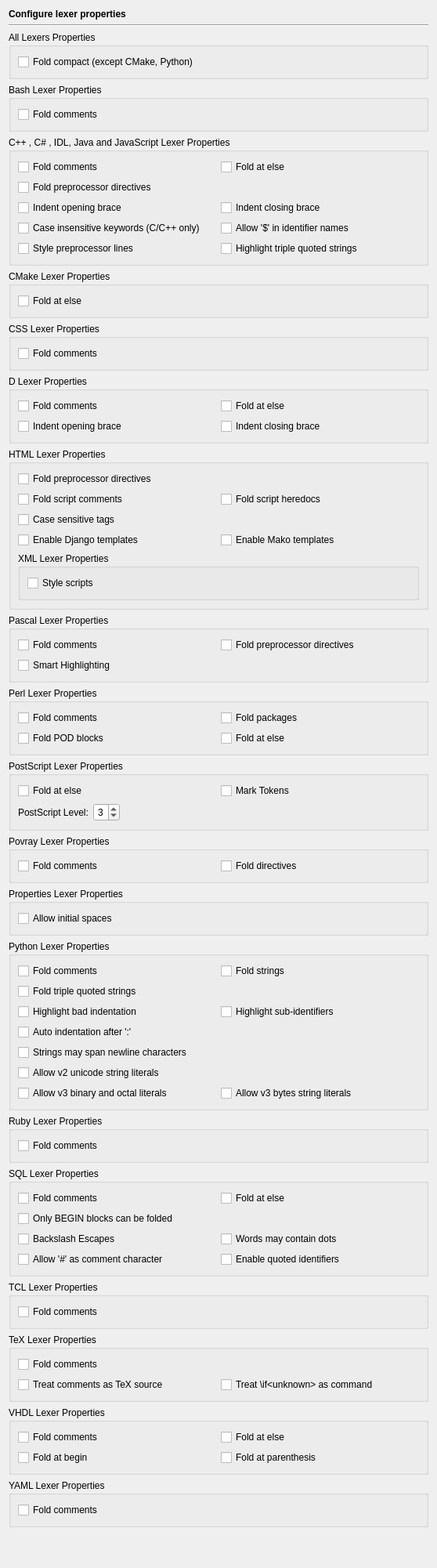
<?xml version="1.0" encoding="UTF-8"?>
<ui version="4.0">
 <class>EditorPropertiesPage</class>
 <widget class="QWidget" name="EditorPropertiesPage">
  <property name="geometry">
   <rect>
    <x>0</x>
    <y>0</y>
    <width>558</width>
    <height>2001</height>
   </rect>
  </property>
  <layout class="QVBoxLayout" name="verticalLayout">
   <item>
    <widget class="QLabel" name="headerLabel">
     <property name="text">
      <string>&lt;b&gt;Configure lexer properties&lt;/b&gt;</string>
     </property>
    </widget>
   </item>
   <item>
    <widget class="Line" name="line4">
     <property name="frameShape">
      <enum>QFrame::HLine</enum>
     </property>
     <property name="frameShadow">
      <enum>QFrame::Sunken</enum>
     </property>
     <property name="orientation">
      <enum>Qt::Horizontal</enum>
     </property>
    </widget>
   </item>
   <item>
    <widget class="QGroupBox" name="groupBox_2">
     <property name="title">
      <string>All Lexers Properties</string>
     </property>
     <layout class="QVBoxLayout">
      <item>
       <widget class="QCheckBox" name="allFoldCompactCheckBox">
        <property name="toolTip">
         <string>Select to include trailing blank lines in a fold block</string>
        </property>
        <property name="text">
         <string>Fold compact (except CMake, Python)</string>
        </property>
       </widget>
      </item>
     </layout>
    </widget>
   </item>
   <item>
    <widget class="QGroupBox" name="groupBox">
     <property name="title">
      <string>Bash Lexer Properties</string>
     </property>
     <layout class="QVBoxLayout">
      <item>
       <widget class="QCheckBox" name="foldBashCommentCheckBox">
        <property name="toolTip">
         <string>Select whether folding of comments shall be possible</string>
        </property>
        <property name="text">
         <string>Fold comments</string>
        </property>
       </widget>
      </item>
     </layout>
    </widget>
   </item>
   <item>
    <widget class="QGroupBox" name="groupBox_3">
     <property name="title">
      <string>C++ , C# , IDL, Java and JavaScript Lexer Properties</string>
     </property>
     <layout class="QGridLayout" name="gridLayout_5">
      <item row="0" column="0">
       <widget class="QCheckBox" name="foldCppCommentCheckBox">
        <property name="toolTip">
         <string>Select whether folding of comments shall be possible</string>
        </property>
        <property name="text">
         <string>Fold comments</string>
        </property>
       </widget>
      </item>
      <item row="0" column="1">
       <widget class="QCheckBox" name="foldCppAtElseCheckBox">
        <property name="toolTip">
         <string>Select whether folding at else statement should be possible</string>
        </property>
        <property name="text">
         <string>Fold at else</string>
        </property>
       </widget>
      </item>
      <item row="1" column="0">
       <widget class="QCheckBox" name="foldCppPreprocessorCheckBox">
        <property name="toolTip">
         <string>Select whether folding of preprocessor directives shall be possible</string>
        </property>
        <property name="text">
         <string>Fold preprocessor directives</string>
        </property>
       </widget>
      </item>
      <item row="2" column="0">
       <widget class="QCheckBox" name="cppIndentOpeningBraceCheckBox">
        <property name="toolTip">
         <string>Select, whether the line containing the opening brace should be indented</string>
        </property>
        <property name="text">
         <string>Indent opening brace</string>
        </property>
       </widget>
      </item>
      <item row="2" column="1">
       <widget class="QCheckBox" name="cppIndentClosingBraceCheckBox">
        <property name="toolTip">
         <string>Select, whether the line containing the closing brace should be indented</string>
        </property>
        <property name="text">
         <string>Indent closing brace</string>
        </property>
       </widget>
      </item>
      <item row="3" column="0">
       <widget class="QCheckBox" name="cppCaseInsensitiveCheckBox">
        <property name="toolTip">
         <string>Select to use case insensitive keywords</string>
        </property>
        <property name="text">
         <string>Case insensitive keywords (C/C++ only)</string>
        </property>
       </widget>
      </item>
      <item row="3" column="1">
       <widget class="QCheckBox" name="cppDollarAllowedCheckBox">
        <property name="toolTip">
         <string>Select to allow '$' characters in identifier names</string>
        </property>
        <property name="text">
         <string>Allow '$' in identifier names</string>
        </property>
       </widget>
      </item>
      <item row="4" column="0">
       <widget class="QCheckBox" name="cppStylePreprocessorCheckBox">
        <property name="toolTip">
         <string>Select to style preprocessor lines</string>
        </property>
        <property name="text">
         <string>Style preprocessor lines</string>
        </property>
       </widget>
      </item>
      <item row="4" column="1">
       <widget class="QCheckBox" name="cppHighlightTripleQuotedCheckBox">
        <property name="toolTip">
         <string>Select to highlight triple quoted strings</string>
        </property>
        <property name="text">
         <string>Highlight triple quoted strings</string>
        </property>
       </widget>
      </item>
     </layout>
    </widget>
   </item>
   <item>
    <widget class="QGroupBox" name="groupBox_7">
     <property name="title">
      <string>CMake Lexer Properties</string>
     </property>
     <layout class="QGridLayout">
      <item row="0" column="0">
       <widget class="QCheckBox" name="cmakeFoldAtElseCheckBox">
        <property name="toolTip">
         <string>Select whether folding at else statement should be possible</string>
        </property>
        <property name="text">
         <string>Fold at else</string>
        </property>
       </widget>
      </item>
     </layout>
    </widget>
   </item>
   <item>
    <widget class="QGroupBox" name="groupBox_4">
     <property name="title">
      <string>CSS Lexer Properties</string>
     </property>
     <layout class="QVBoxLayout">
      <item>
       <widget class="QCheckBox" name="foldCssCommentCheckBox">
        <property name="toolTip">
         <string>Select whether folding of comments shall be possible</string>
        </property>
        <property name="text">
         <string>Fold comments</string>
        </property>
       </widget>
      </item>
     </layout>
    </widget>
   </item>
   <item>
    <widget class="QGroupBox" name="groupBox_6">
     <property name="title">
      <string>D Lexer Properties</string>
     </property>
     <layout class="QGridLayout" name="_7">
      <item row="1" column="1">
       <widget class="QCheckBox" name="dIndentClosingBraceCheckBox">
        <property name="toolTip">
         <string>Select, whether the line containing the closing brace should be indented</string>
        </property>
        <property name="text">
         <string>Indent closing brace</string>
        </property>
       </widget>
      </item>
      <item row="1" column="0">
       <widget class="QCheckBox" name="dIndentOpeningBraceCheckBox">
        <property name="toolTip">
         <string>Select, whether the line containing the opening brace should be indented</string>
        </property>
        <property name="text">
         <string>Indent opening brace</string>
        </property>
       </widget>
      </item>
      <item row="0" column="1">
       <widget class="QCheckBox" name="foldDAtElseCheckBox">
        <property name="toolTip">
         <string>Select whether folding at else statement should be possible</string>
        </property>
        <property name="text">
         <string>Fold at else</string>
        </property>
       </widget>
      </item>
      <item row="0" column="0">
       <widget class="QCheckBox" name="foldDCommentCheckBox">
        <property name="toolTip">
         <string>Select whether folding of comments shall be possible</string>
        </property>
        <property name="text">
         <string>Fold comments</string>
        </property>
       </widget>
      </item>
     </layout>
    </widget>
   </item>
   <item>
    <widget class="QGroupBox" name="groupBox_10">
     <property name="title">
      <string>HTML Lexer Properties</string>
     </property>
     <layout class="QGridLayout" name="gridLayout_7">
      <item row="0" column="0">
       <widget class="QCheckBox" name="foldHtmlPreprocessorCheckBox">
        <property name="toolTip">
         <string>Select whether folding of preprocessor directives shall be possible</string>
        </property>
        <property name="text">
         <string>Fold preprocessor directives</string>
        </property>
       </widget>
      </item>
      <item row="1" column="0">
       <widget class="QCheckBox" name="foldHtmlScriptCommentsCheckBox">
        <property name="toolTip">
         <string>Select to enable folding of script comments</string>
        </property>
        <property name="text">
         <string>Fold script comments</string>
        </property>
       </widget>
      </item>
      <item row="1" column="1">
       <widget class="QCheckBox" name="foldHtmlScriptHereDocsCheckBox">
        <property name="toolTip">
         <string>Select to enable folding of script heredocs</string>
        </property>
        <property name="text">
         <string>Fold script heredocs</string>
        </property>
       </widget>
      </item>
      <item row="2" column="0">
       <widget class="QCheckBox" name="htmlCaseSensitiveTagsCheckBox">
        <property name="toolTip">
         <string>Select whether HTML tags should be case sensitive</string>
        </property>
        <property name="text">
         <string>Case sensitive tags</string>
        </property>
       </widget>
      </item>
      <item row="3" column="0">
       <widget class="QCheckBox" name="htmlDjangoCheckBox">
        <property name="toolTip">
         <string>Select to enable support for Django templates</string>
        </property>
        <property name="text">
         <string>Enable Django templates</string>
        </property>
       </widget>
      </item>
      <item row="3" column="1">
       <widget class="QCheckBox" name="htmlMakoCheckBox">
        <property name="toolTip">
         <string>Select to enable support for Mako templates</string>
        </property>
        <property name="text">
         <string>Enable Mako templates</string>
        </property>
       </widget>
      </item>
      <item row="4" column="0" colspan="2">
       <widget class="QGroupBox" name="xmlGroup">
        <property name="title">
         <string>XML Lexer Properties</string>
        </property>
        <layout class="QGridLayout" name="gridLayout_6">
         <item row="0" column="0">
          <widget class="QCheckBox" name="xmlSyleScriptsCheckBox">
           <property name="toolTip">
            <string>Select to enable styling of scripts</string>
           </property>
           <property name="text">
            <string>Style scripts</string>
           </property>
          </widget>
         </item>
        </layout>
       </widget>
      </item>
     </layout>
    </widget>
   </item>
   <item>
    <widget class="QGroupBox" name="pascalGroup">
     <property name="title">
      <string>Pascal Lexer Properties</string>
     </property>
     <layout class="QGridLayout" name="gridLayout">
      <item row="0" column="0">
       <widget class="QCheckBox" name="foldPascalCommentCheckBox">
        <property name="toolTip">
         <string>Select whether folding of comments shall be possible</string>
        </property>
        <property name="text">
         <string>Fold comments</string>
        </property>
       </widget>
      </item>
      <item row="0" column="1">
       <widget class="QCheckBox" name="foldPascalPreprocessorCheckBox">
        <property name="toolTip">
         <string>Select whether folding of preprocessor directives shall be possible</string>
        </property>
        <property name="text">
         <string>Fold preprocessor directives</string>
        </property>
       </widget>
      </item>
      <item row="1" column="0">
       <widget class="QCheckBox" name="pascalSmartHighlightingCheckBox">
        <property name="toolTip">
         <string>Select to enable smart highlighting of keywords</string>
        </property>
        <property name="text">
         <string>Smart Highlighting</string>
        </property>
       </widget>
      </item>
     </layout>
    </widget>
   </item>
   <item>
    <widget class="QGroupBox" name="groupBox_9">
     <property name="title">
      <string>Perl Lexer Properties</string>
     </property>
     <layout class="QGridLayout" name="gridLayout_4">
      <item row="0" column="0">
       <widget class="QCheckBox" name="foldPerlCommentCheckBox">
        <property name="toolTip">
         <string>Select whether folding of comments shall be possible</string>
        </property>
        <property name="text">
         <string>Fold comments</string>
        </property>
       </widget>
      </item>
      <item row="0" column="1">
       <widget class="QCheckBox" name="foldPerlPackagesCheckBox">
        <property name="toolTip">
         <string>Select to enable folding of Perl packages</string>
        </property>
        <property name="text">
         <string>Fold packages</string>
        </property>
       </widget>
      </item>
      <item row="1" column="0">
       <widget class="QCheckBox" name="foldPerlPODBlocksCheckBox">
        <property name="toolTip">
         <string>Select to enable folding of Perl POD blocks</string>
        </property>
        <property name="text">
         <string>Fold POD blocks</string>
        </property>
       </widget>
      </item>
      <item row="1" column="1">
       <widget class="QCheckBox" name="foldPerlAtElseCheckBox">
        <property name="toolTip">
         <string>Select whether folding at else statement should be possible</string>
        </property>
        <property name="text">
         <string>Fold at else</string>
        </property>
       </widget>
      </item>
     </layout>
    </widget>
   </item>
   <item>
    <widget class="QGroupBox" name="postscriptGroup">
     <property name="title">
      <string>PostScript Lexer Properties</string>
     </property>
     <layout class="QGridLayout" name="gridLayout_2">
      <item row="0" column="0">
       <widget class="QCheckBox" name="psFoldAtElseCheckBox">
        <property name="toolTip">
         <string>Select whether folding at else statement should be possible</string>
        </property>
        <property name="text">
         <string>Fold at else</string>
        </property>
       </widget>
      </item>
      <item row="0" column="1">
       <widget class="QCheckBox" name="psMarkTokensCheckBox">
        <property name="toolTip">
         <string>Select to mark tokens</string>
        </property>
        <property name="text">
         <string>Mark Tokens</string>
        </property>
       </widget>
      </item>
      <item row="1" column="0" colspan="2">
       <layout class="QHBoxLayout" name="horizontalLayout">
        <item>
         <widget class="QLabel" name="label">
          <property name="text">
           <string>PostScript Level:</string>
          </property>
         </widget>
        </item>
        <item>
         <widget class="QSpinBox" name="psLevelSpinBox">
          <property name="toolTip">
           <string>Select the PostScript level</string>
          </property>
          <property name="alignment">
           <set>Qt::AlignRight|Qt::AlignTrailing|Qt::AlignVCenter</set>
          </property>
          <property name="minimum">
           <number>1</number>
          </property>
          <property name="maximum">
           <number>9</number>
          </property>
          <property name="value">
           <number>3</number>
          </property>
         </widget>
        </item>
        <item>
         <spacer name="horizontalSpacer">
          <property name="orientation">
           <enum>Qt::Horizontal</enum>
          </property>
          <property name="sizeHint" stdset="0">
           <size>
            <width>40</width>
            <height>20</height>
           </size>
          </property>
         </spacer>
        </item>
       </layout>
      </item>
     </layout>
    </widget>
   </item>
   <item>
    <widget class="QGroupBox" name="groupBox_5">
     <property name="title">
      <string>Povray Lexer Properties</string>
     </property>
     <layout class="QGridLayout" name="_8">
      <item row="0" column="1">
       <widget class="QCheckBox" name="foldPovrayDirectivesCheckBox">
        <property name="toolTip">
         <string>Select whether folding of directives shall be possible</string>
        </property>
        <property name="text">
         <string>Fold directives</string>
        </property>
       </widget>
      </item>
      <item row="0" column="0">
       <widget class="QCheckBox" name="foldPovrayCommentCheckBox">
        <property name="toolTip">
         <string>Select whether folding of comments shall be possible</string>
        </property>
        <property name="text">
         <string>Fold comments</string>
        </property>
       </widget>
      </item>
     </layout>
    </widget>
   </item>
   <item>
    <widget class="QGroupBox" name="groupBox_13">
     <property name="title">
      <string>Properties Lexer Properties</string>
     </property>
     <layout class="QVBoxLayout" name="_2">
      <item>
       <widget class="QCheckBox" name="propertiesInitialSpacesCheckBox">
        <property name="toolTip">
         <string>Select to allow initial spaces in a line</string>
        </property>
        <property name="text">
         <string>Allow initial spaces</string>
        </property>
       </widget>
      </item>
     </layout>
    </widget>
   </item>
   <item>
    <widget class="QGroupBox" name="groupBox_8">
     <property name="title">
      <string>Python Lexer Properties</string>
     </property>
     <layout class="QGridLayout" name="gridLayout_3">
      <item row="0" column="0">
       <widget class="QCheckBox" name="foldPythonCommentCheckBox">
        <property name="toolTip">
         <string>Select whether folding of comments shall be possible</string>
        </property>
        <property name="text">
         <string>Fold comments</string>
        </property>
       </widget>
      </item>
      <item row="0" column="1">
       <widget class="QCheckBox" name="foldPythonStringCheckBox">
        <property name="toolTip">
         <string>Select whether folding of strings shall be possible</string>
        </property>
        <property name="text">
         <string>Fold strings</string>
        </property>
       </widget>
      </item>
      <item row="1" column="0">
       <widget class="QCheckBox" name="foldPythonQuotesCheckBox">
        <property name="toolTip">
         <string>Select whether folding of triple quoted strings shall be possible</string>
        </property>
        <property name="text">
         <string>Fold triple quoted strings</string>
        </property>
       </widget>
      </item>
      <item row="2" column="0">
       <widget class="QCheckBox" name="pythonBadIndentationCheckBox">
        <property name="toolTip">
         <string>Select whether bad indentation shall be highlighted</string>
        </property>
        <property name="text">
         <string>Highlight bad indentation</string>
        </property>
       </widget>
      </item>
      <item row="2" column="1">
       <widget class="QCheckBox" name="pythonHighlightSubidentifierCheckBox">
        <property name="toolTip">
         <string>Select to highlight sub-identifiers defined in keyword set 2</string>
        </property>
        <property name="text">
         <string>Highlight sub-identifiers</string>
        </property>
       </widget>
      </item>
      <item row="3" column="0">
       <widget class="QCheckBox" name="pythonAutoindentCheckBox">
        <property name="toolTip">
         <string>Select whether text should be autoindented after a ':'</string>
        </property>
        <property name="text">
         <string>Auto indentation after ':'</string>
        </property>
       </widget>
      </item>
      <item row="4" column="0">
       <widget class="QCheckBox" name="pythonStringsOverNewlineCheckBox">
        <property name="toolTip">
         <string>Select to allow strings to span newline characters</string>
        </property>
        <property name="text">
         <string>Strings may span newline characters</string>
        </property>
       </widget>
      </item>
      <item row="5" column="0">
       <widget class="QCheckBox" name="pythonV2UnicodeAllowedCheckBox">
        <property name="toolTip">
         <string>Select to allow Python v2 unicode string literals (e.g. u&quot;utf8&quot;)</string>
        </property>
        <property name="text">
         <string>Allow v2 unicode string literals</string>
        </property>
       </widget>
      </item>
      <item row="6" column="0">
       <widget class="QCheckBox" name="pythonV3BinaryAllowedCheckBox">
        <property name="toolTip">
         <string>Select to allow Python v3 binary and octal literals (e.g. 0b1011, 0o712)</string>
        </property>
        <property name="text">
         <string>Allow v3 binary and octal literals</string>
        </property>
       </widget>
      </item>
      <item row="6" column="1">
       <widget class="QCheckBox" name="pythonV3BytesAllowedCheckBox">
        <property name="toolTip">
         <string>Select to allow Python v3 bytes string literals (e.g. b&quot;bytes&quot;)</string>
        </property>
        <property name="text">
         <string>Allow v3 bytes string literals</string>
        </property>
       </widget>
      </item>
     </layout>
    </widget>
   </item>
   <item>
    <widget class="QGroupBox" name="groupBox_14">
     <property name="title">
      <string>Ruby Lexer Properties</string>
     </property>
     <layout class="QVBoxLayout" name="_3">
      <item>
       <widget class="QCheckBox" name="foldRubyCommentCheckBox">
        <property name="toolTip">
         <string>Select whether folding of comments shall be possible</string>
        </property>
        <property name="text">
         <string>Fold comments</string>
        </property>
       </widget>
      </item>
     </layout>
    </widget>
   </item>
   <item>
    <widget class="QGroupBox" name="groupBox_12">
     <property name="title">
      <string>SQL Lexer Properties</string>
     </property>
     <layout class="QGridLayout" name="gridLayout_8">
      <item row="0" column="0">
       <widget class="QCheckBox" name="foldSqlCommentCheckBox">
        <property name="toolTip">
         <string>Select whether folding of comments shall be possible</string>
        </property>
        <property name="text">
         <string>Fold comments</string>
        </property>
       </widget>
      </item>
      <item row="0" column="1">
       <widget class="QCheckBox" name="sqlFoldAtElseCheckBox">
        <property name="toolTip">
         <string>Select whether folding at else statement should be possible</string>
        </property>
        <property name="text">
         <string>Fold at else</string>
        </property>
       </widget>
      </item>
      <item row="1" column="0" colspan="2">
       <widget class="QCheckBox" name="sqlFoldOnlyBeginCheckBox">
        <property name="toolTip">
         <string>Select whether only BEGIN blocks can be folded</string>
        </property>
        <property name="text">
         <string>Only BEGIN blocks can be folded</string>
        </property>
       </widget>
      </item>
      <item row="2" column="0">
       <widget class="QCheckBox" name="sqlBackslashEscapesCheckBox">
        <property name="toolTip">
         <string>Select to enable Backslash Escapes</string>
        </property>
        <property name="text">
         <string>Backslash Escapes</string>
        </property>
       </widget>
      </item>
      <item row="2" column="1">
       <widget class="QCheckBox" name="sqlDottedWordsCheckBox">
        <property name="toolTip">
         <string>Select if words may contain dots</string>
        </property>
        <property name="text">
         <string>Words may contain dots</string>
        </property>
       </widget>
      </item>
      <item row="3" column="0">
       <widget class="QCheckBox" name="sqlHashCommentsCheckBox">
        <property name="toolTip">
         <string>Select to allow '#' as a comment character</string>
        </property>
        <property name="text">
         <string>Allow '#' as comment character</string>
        </property>
       </widget>
      </item>
      <item row="3" column="1">
       <widget class="QCheckBox" name="sqlQuotedIdentifiersCheckBox">
        <property name="toolTip">
         <string>Select to enable quoted identifiers</string>
        </property>
        <property name="text">
         <string>Enable quoted identifiers</string>
        </property>
       </widget>
      </item>
     </layout>
    </widget>
   </item>
   <item>
    <widget class="QGroupBox" name="groupBox_15">
     <property name="title">
      <string>TCL Lexer Properties</string>
     </property>
     <layout class="QVBoxLayout" name="_4">
      <item>
       <widget class="QCheckBox" name="foldTclCommentCheckBox">
        <property name="toolTip">
         <string>Select whether folding of comments shall be possible</string>
        </property>
        <property name="text">
         <string>Fold comments</string>
        </property>
       </widget>
      </item>
     </layout>
    </widget>
   </item>
   <item>
    <widget class="QGroupBox" name="groupBox_16">
     <property name="title">
      <string>TeX Lexer Properties</string>
     </property>
     <layout class="QGridLayout" name="gridLayout_9">
      <item row="0" column="0">
       <widget class="QCheckBox" name="foldTexCommentCheckBox">
        <property name="toolTip">
         <string>Select whether folding of comments shall be possible</string>
        </property>
        <property name="text">
         <string>Fold comments</string>
        </property>
       </widget>
      </item>
      <item row="1" column="0">
       <widget class="QCheckBox" name="texProcessCommentsCheckBox">
        <property name="toolTip">
         <string>Select to treat comments as TeX source</string>
        </property>
        <property name="text">
         <string>Treat comments as TeX source</string>
        </property>
       </widget>
      </item>
      <item row="1" column="1">
       <widget class="QCheckBox" name="texProcessIfCheckBox">
        <property name="toolTip">
         <string>Select to treat \if&lt;unknown&gt; as a command</string>
        </property>
        <property name="text">
         <string>Treat \if&lt;unknown&gt; as command</string>
        </property>
       </widget>
      </item>
     </layout>
    </widget>
   </item>
   <item>
    <widget class="QGroupBox" name="groupBox_11">
     <property name="title">
      <string>VHDL Lexer Properties</string>
     </property>
     <layout class="QGridLayout" name="_12">
      <item row="1" column="1">
       <widget class="QCheckBox" name="vhdlFoldAtParenthesisCheckBox">
        <property name="toolTip">
         <string>Select whether folding of blocks at a parenthesis shall be possible</string>
        </property>
        <property name="text">
         <string>Fold at parenthesis</string>
        </property>
       </widget>
      </item>
      <item row="1" column="0">
       <widget class="QCheckBox" name="vhdlFoldAtBeginCheckBox">
        <property name="toolTip">
         <string>Select whether folding of begin blocks shall be possible</string>
        </property>
        <property name="text">
         <string>Fold at begin</string>
        </property>
       </widget>
      </item>
      <item row="0" column="1">
       <widget class="QCheckBox" name="vhdlFoldAtElseCheckBox">
        <property name="toolTip">
         <string>Select whether folding at else statement should be possible</string>
        </property>
        <property name="text">
         <string>Fold at else</string>
        </property>
       </widget>
      </item>
      <item row="0" column="0">
       <widget class="QCheckBox" name="vhdlFoldCommentCheckBox">
        <property name="toolTip">
         <string>Select whether folding of comments shall be possible</string>
        </property>
        <property name="text">
         <string>Fold comments</string>
        </property>
       </widget>
      </item>
     </layout>
    </widget>
   </item>
   <item>
    <widget class="QGroupBox" name="yamlGroup">
     <property name="title">
      <string>YAML Lexer Properties</string>
     </property>
     <layout class="QVBoxLayout" name="_14">
      <item>
       <widget class="QCheckBox" name="foldYamlCommentCheckBox">
        <property name="toolTip">
         <string>Select whether folding of comments shall be possible</string>
        </property>
        <property name="text">
         <string>Fold comments</string>
        </property>
       </widget>
      </item>
     </layout>
    </widget>
   </item>
   <item>
    <spacer>
     <property name="orientation">
      <enum>Qt::Vertical</enum>
     </property>
     <property name="sizeHint" stdset="0">
      <size>
       <width>467</width>
       <height>21</height>
      </size>
     </property>
    </spacer>
   </item>
  </layout>
 </widget>
 <tabstops>
  <tabstop>allFoldCompactCheckBox</tabstop>
  <tabstop>foldBashCommentCheckBox</tabstop>
  <tabstop>foldCppCommentCheckBox</tabstop>
  <tabstop>foldCppAtElseCheckBox</tabstop>
  <tabstop>foldCppPreprocessorCheckBox</tabstop>
  <tabstop>cppIndentOpeningBraceCheckBox</tabstop>
  <tabstop>cppIndentClosingBraceCheckBox</tabstop>
  <tabstop>cppCaseInsensitiveCheckBox</tabstop>
  <tabstop>cppDollarAllowedCheckBox</tabstop>
  <tabstop>cppStylePreprocessorCheckBox</tabstop>
  <tabstop>cppHighlightTripleQuotedCheckBox</tabstop>
  <tabstop>cmakeFoldAtElseCheckBox</tabstop>
  <tabstop>foldCssCommentCheckBox</tabstop>
  <tabstop>foldDCommentCheckBox</tabstop>
  <tabstop>foldDAtElseCheckBox</tabstop>
  <tabstop>dIndentOpeningBraceCheckBox</tabstop>
  <tabstop>dIndentClosingBraceCheckBox</tabstop>
  <tabstop>foldHtmlPreprocessorCheckBox</tabstop>
  <tabstop>foldHtmlScriptCommentsCheckBox</tabstop>
  <tabstop>foldHtmlScriptHereDocsCheckBox</tabstop>
  <tabstop>htmlCaseSensitiveTagsCheckBox</tabstop>
  <tabstop>htmlDjangoCheckBox</tabstop>
  <tabstop>htmlMakoCheckBox</tabstop>
  <tabstop>xmlSyleScriptsCheckBox</tabstop>
  <tabstop>foldPascalCommentCheckBox</tabstop>
  <tabstop>foldPascalPreprocessorCheckBox</tabstop>
  <tabstop>pascalSmartHighlightingCheckBox</tabstop>
  <tabstop>foldPerlCommentCheckBox</tabstop>
  <tabstop>foldPerlPackagesCheckBox</tabstop>
  <tabstop>foldPerlPODBlocksCheckBox</tabstop>
  <tabstop>foldPerlAtElseCheckBox</tabstop>
  <tabstop>psFoldAtElseCheckBox</tabstop>
  <tabstop>psMarkTokensCheckBox</tabstop>
  <tabstop>psLevelSpinBox</tabstop>
  <tabstop>foldPovrayCommentCheckBox</tabstop>
  <tabstop>foldPovrayDirectivesCheckBox</tabstop>
  <tabstop>propertiesInitialSpacesCheckBox</tabstop>
  <tabstop>foldPythonCommentCheckBox</tabstop>
  <tabstop>foldPythonStringCheckBox</tabstop>
  <tabstop>foldPythonQuotesCheckBox</tabstop>
  <tabstop>pythonBadIndentationCheckBox</tabstop>
  <tabstop>pythonHighlightSubidentifierCheckBox</tabstop>
  <tabstop>pythonAutoindentCheckBox</tabstop>
  <tabstop>pythonStringsOverNewlineCheckBox</tabstop>
  <tabstop>pythonV2UnicodeAllowedCheckBox</tabstop>
  <tabstop>pythonV3BinaryAllowedCheckBox</tabstop>
  <tabstop>pythonV3BytesAllowedCheckBox</tabstop>
  <tabstop>foldRubyCommentCheckBox</tabstop>
  <tabstop>foldSqlCommentCheckBox</tabstop>
  <tabstop>sqlFoldAtElseCheckBox</tabstop>
  <tabstop>sqlFoldOnlyBeginCheckBox</tabstop>
  <tabstop>sqlBackslashEscapesCheckBox</tabstop>
  <tabstop>sqlDottedWordsCheckBox</tabstop>
  <tabstop>sqlHashCommentsCheckBox</tabstop>
  <tabstop>sqlQuotedIdentifiersCheckBox</tabstop>
  <tabstop>foldTclCommentCheckBox</tabstop>
  <tabstop>foldTexCommentCheckBox</tabstop>
  <tabstop>texProcessCommentsCheckBox</tabstop>
  <tabstop>texProcessIfCheckBox</tabstop>
  <tabstop>vhdlFoldCommentCheckBox</tabstop>
  <tabstop>vhdlFoldAtElseCheckBox</tabstop>
  <tabstop>vhdlFoldAtBeginCheckBox</tabstop>
  <tabstop>vhdlFoldAtParenthesisCheckBox</tabstop>
  <tabstop>foldYamlCommentCheckBox</tabstop>
 </tabstops>
 <resources/>
 <connections/>
</ui>
